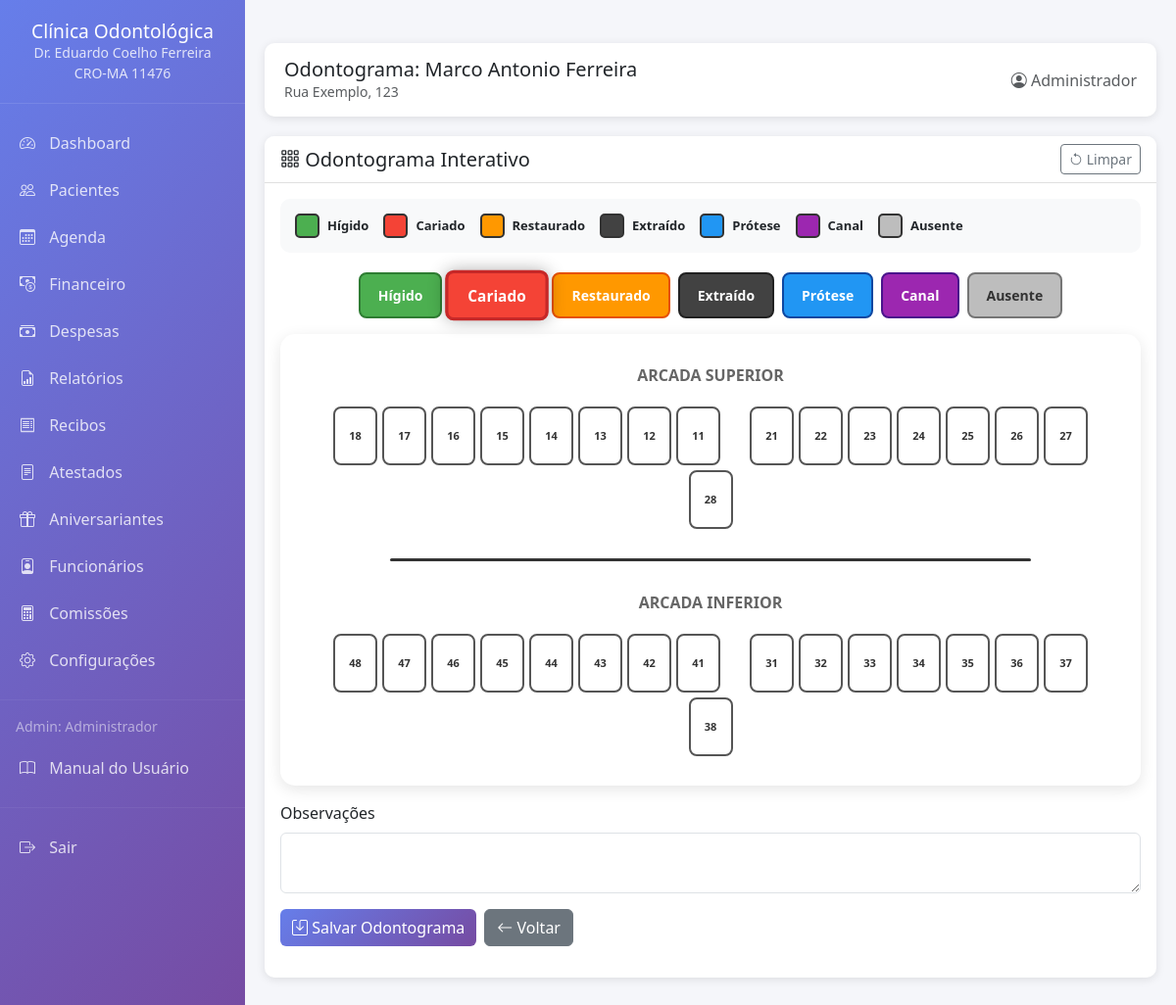
The page /odontograma/1 (signed in) on the database its author committed.
### app.py (models this page shows, shortened)
class ConfiguracaoClinica(db.Model):
    __tablename__ = 'configuracao_clinica'
    id = db.Column(db.Integer, primary_key=True)
    nome_clinica = db.Column(db.String(200), nullable=False)
    endereco = db.Column(db.String(300), nullable=False)
    cidade = db.Column(db.String(100))
    estado = db.Column(db.String(2))
    cep = db.Column(db.String(10))
    email = db.Column(db.String(120))
    telefone = db.Column(db.String(20))
    nome_doutor = db.Column(db.String(200))
    cro = db.Column(db.String(20))
    cpf_doutor = db.Column(db.String(14))       # NOVO
    cnpj_clinica = db.Column(db.String(18))      # NOVO
    inscricao_municipal = db.Column(db.String(20))  # NOVO
    iss_percentual = db.Column(db.Float, default=5.0)  # NOVO
    @staticmethod
    def get_configuracao():
        config = ConfiguracaoClinica.query.first()
        return config

class Usuario(UserMixin, db.Model):
    __tablename__ = 'usuarios'
    id = db.Column(db.Integer, primary_key=True)
    username = db.Column(db.String(80), unique=True, nullable=False)
    password_hash = db.Column(db.String(200), nullable=False)
    nome_completo = db.Column(db.String(200))
    email = db.Column(db.String(120))
    cargo = db.Column(db.String(50), default='Dentista')
    cro = db.Column(db.String(20))
    cpf = db.Column(db.String(14))
    especialidade = db.Column(db.String(100))
    comissao_percentual = db.Column(db.Float, default=0.0)
    ativo = db.Column(db.Boolean, default=True)
    data_cadastro = db.Column(db.DateTime, default=datetime.utcnow)
    agendamentos = db.relationship('Agendamento', backref='profissional', lazy=True)
    tratamentos = db.relationship('FichaTratamento', backref='profissional', lazy=True)
    def tem_permissao(self, modulo):
        permissoes = {
            'Admin': [
                'dashboard', 'pacientes', 'ficha_clinica', 'ficha_ortodontica',
                'ficha_tratamento', 'odontograma', 'orcamento', 'agenda',
                'atestados', 'historico', 'aniversariantes', 'financeiro',
                'configuracao', 'funcionarios', 'comissoes', 'arquivos',
                'editar_pacientes', 'deletar_pacientes', 'editar_tratamentos',
                'excluir_tratamentos', 'ver_financeiro', 'editar_configuracao'
            ],
            'Dentista': [
                'dashboard', 'pacientes', 'ficha_clinica', 'ficha_ortodontica',
                'ficha_tratamento', 'odontograma', 'orcamento', 'agenda',
                'atestados', 'historico', 'aniversariantes', 'arquivos',
                'editar_tratamentos'
            ],
            'Secretaria': [
                'dashboard', 'pacientes', 'ficha_clinica', 'agenda',
                'atestados', 'aniversariantes', 'arquivos',
                'editar_pacientes'
            ],
            'Auxiliar': [
                'dashboard', 'pacientes', 'agenda', 'arquivos'
            ]
        }
        return modulo in permissoes.get(self.cargo, [])

class Paciente(db.Model):
    __tablename__ = 'pacientes'
    id = db.Column(db.Integer, primary_key=True)
    nome = db.Column(db.String(200), nullable=False)
    cpf = db.Column(db.String(14), unique=True, nullable=False)
    data_nascimento = db.Column(db.Date, nullable=False)
    endereco = db.Column(db.String(300))
    celular = db.Column(db.String(20))
    email = db.Column(db.String(120))
    data_cadastro = db.Column(db.DateTime, default=datetime.utcnow)
    observacoes = db.Column(db.Text)
    ativo = db.Column(db.Boolean, default=True)
    fichas_tratamento = db.relationship('FichaTratamento', backref='paciente', lazy=True)
    agendamentos = db.relationship('Agendamento', backref='paciente', lazy=True)
    historico = db.relationship('HistoricoPaciente', backref='paciente', lazy=True)

### app.py (the view, shortened to what this page needs)
@app.route('/odontograma/<int:paciente_id>', methods=['GET', 'POST'])
@requer_permissao('odontograma')
def odontograma(paciente_id):
    config = ConfiguracaoClinica.get_configuracao()
    paciente = db.session.get(Paciente, paciente_id)
    if not paciente:
        flash('Paciente não encontrado!', 'error')
        return redirect(url_for('listar_pacientes'))
    odonto = Odontograma.query.filter_by(paciente_id=paciente_id).first()
    return render_template('odontograma.html', config=config, paciente=paciente, odonto=odonto)

### templates/odontograma.html (shortened to what this page needs)
﻿{% extends "base.html" %}
{% block header_title %}Odontograma: {{ paciente.nome }}{% endblock %}
{% block content %}
<div class="card">
    <div class="card-header d-flex justify-content-between align-items-center">
        <h5 class="mb-0">
            <i class="bi bi-grid-3x3-gap"></i> Odontograma Interativo
        </h5>
        <div>
            <button type="button" class="btn btn-outline-secondary btn-sm" onclick="resetarOdontograma()">
                <i class="bi bi-arrow-counterclockwise"></i> Limpar
            </button>
        </div>
    </div>
    <div class="card-body">
        <div class="legenda">
            <div class="legenda-item">
                <div class="legenda-cor higido"></div> Hígido
            </div>
            <div class="legenda-item">
                <div class="legenda-cor cariado"></div> Cariado
            </div>
            <div class="legenda-item">
                <div class="legenda-cor restaurado"></div> Restaurado
            </div>
            <div class="legenda-item">
                <div class="legenda-cor extraido"></div> Extraído
            </div>
            <div class="legenda-item">
                <div class="legenda-cor protese"></div> Prótese
            </div>
            <div class="legenda-item">
                <div class="legenda-cor canal"></div> Canal
            </div>
            <div class="legenda-item">
                <div class="legenda-cor ausente"></div> Ausente
            </div>
        </div>
        <div class="botoes-status mb-3" id="botoesStatus">
            <button type="button" class="btn-status higido" onclick="selecionarStatus('higido', this)">Hígido</button>
            <button type="button" class="btn-status cariado" onclick="selecionarStatus('cariado', this)">Cariado</button>
            <button type="button" class="btn-status restaurado" onclick="selecionarStatus('restaurado', this)">Restaurado</button>
            <button type="button" class="btn-status extraido" onclick="selecionarStatus('extraido', this)">Extraído</button>
            <button type="button" class="btn-status protese" onclick="selecionarStatus('protese', this)">Prótese</button>
            <button type="button" class="btn-status canal" onclick="selecionarStatus('canal', this)">Canal</button>
            <button type="button" class="btn-status ausente" onclick="selecionarStatus('ausente', this)">Ausente</button>
        </div>
        <form method="POST" id="formOdontograma">
            <div class="odontograma-container">
                <div class="boca">
                    <div style="text-align: center; font-weight: bold; color: #666;">ARCADA SUPERIOR</div>
                    <div class="arcada" id="arcadaSuperiorDireita">
                        {% for d in [18,17,16,15,14,13,12,11] %}
                        <div class="dente" id="dente_{{ d }}" onclick="clicarDente({{ d }})">
                            {{ d }}
                        </div>
                        {% endfor %}
                        <div style="width: 20px;"></div>
                        {% for d in [21,22,23,24,25,26,27,28] %}
                        <div class="dente" id="dente_{{ d }}" onclick="clicarDente({{ d }})">
                            {{ d }}
                        </div>
                        {% endfor %}
                    </div>
                    <div class="separador"></div>
                    <div style="text-align: center; font-weight: bold; color: #666;">ARCADA INFERIOR</div>
                    <div class="arcada" id="arcadaInferiorDireita">
                        {% for d in [48,47,46,45,44,43,42,41] %}
                        <div class="dente" id="dente_{{ d }}" onclick="clicarDente({{ d }})">
                            {{ d }}
                        </div>
                        {% endfor %}
                        <div style="width: 20px;"></div>
                        {% for d in [31,32,33,34,35,36,37,38] %}
                        <div class="dente" id="dente_{{ d }}" onclick="clicarDente({{ d }})">
                            {{ d }}
                        </div>
                        {% endfor %}
                    </div>
                </div>
            </div>
            <div class="mb-3 mt-3">
                <label class="form-label">Observações</label>
                <textarea class="form-control" name="observacoes" rows="2">{{ odonto.observacoes if odonto else '' }}</textarea>
            </div>
            <div class="d-flex gap-2">
                <button type="submit" class="btn btn-primary">
                    <i class="bi bi-save"></i> Salvar Odontograma
                </button>
                <a href="/pacientes/{{ paciente.id }}" class="btn btn-secondary">
                    <i class="bi bi-arrow-left"></i> Voltar
                </a>
            </div>
        </form>
    </div>
</div>
{% endblock %}

### templates/base.html (shortened to what this page needs)
﻿<!DOCTYPE html>
<html lang="pt-BR">
<head>
    <link href="https://cdn.jsdelivr.net/npm/bootstrap@5.3.0/dist/css/bootstrap.min.css" rel="stylesheet">
    <link href="https://cdn.jsdelivr.net/npm/bootstrap-icons@1.11.0/font/bootstrap-icons.css" rel="stylesheet">
    <link href="https://cdnjs.cloudflare.com/ajax/libs/font-awesome/6.4.0/css/all.min.css" rel="stylesheet">
</head>
<body>
    <div class="sidebar">
        <div class="logo">
            <h4>{{ config.nome_clinica }}</h4>
            <small>Dr. {{ config.nome_doutor }}</small>
            <br>
            <small>{{ config.cro }}</small>
        </div>
        <nav class="nav flex-column mt-3">
            <a class="nav-link {{ 'active' if request.endpoint == 'dashboard' }}" href="{{ url_for('dashboard') }}">
                <i class="bi bi-speedometer2"></i> Dashboard
            </a>
            {% if current_user.tem_permissao('pacientes') %}
            <a class="nav-link {{ 'active' if 'pacientes' in request.endpoint }}" href="{{ url_for('listar_pacientes') }}">
                <i class="bi bi-people"></i> Pacientes
            </a>
            {% endif %}
            {% if current_user.tem_permissao('agenda') %}
            <a class="nav-link {{ 'active' if request.endpoint == 'agenda' }}" href="{{ url_for('agenda') }}">
                <i class="bi bi-calendar3"></i> Agenda
            </a>
            {% endif %}
            {% if current_user.tem_permissao('ver_financeiro') %}
            <a class="nav-link {{ 'active' if 'financeiro' in request.endpoint }}" href="{{ url_for('financeiro') }}">
                <i class="bi bi-cash-coin"></i> Financeiro
            </a>
            {% endif %}
            {% if current_user.tem_permissao('ver_financeiro') %}
            <a class="nav-link {{ 'active' if 'despesas' in request.endpoint }}" href="{{ url_for('despesas') }}">
                <i class="bi bi-cash-stack"></i> Despesas
            </a>
            {% endif %}
            {% if current_user.tem_permissao('ver_financeiro') %}
            <a class="nav-link {{ 'active' if 'relatorios' in request.endpoint }}" href="{{ url_for('relatorios') }}">
                <i class="bi bi-file-earmark-bar-graph"></i> Relatórios
            </a>
            {% endif %}
			{% if current_user.tem_permissao('ver_financeiro') %}
			<a class="nav-link {{ 'active' if 'recibos' in request.endpoint }}" href="{{ url_for('recibos') }}">
				<i class="bi bi-receipt"></i> Recibos
			</a>
			{% endif %}
            {% if current_user.tem_permissao('atestados') %}
            <a class="nav-link {{ 'active' if request.endpoint == 'atestados' }}" href="{{ url_for('atestados') }}">
                <i class="bi bi-file-text"></i> Atestados
            </a>
            {% endif %}
            {% if current_user.tem_permissao('aniversariantes') %}
            <a class="nav-link {{ 'active' if request.endpoint == 'aniversariantes' }}" href="{{ url_for('aniversariantes') }}">
                <i class="bi bi-gift"></i> Aniversariantes
            </a>
            {% endif %}
            {% if current_user.tem_permissao('funcionarios') %}
            <a class="nav-link {{ 'active' if 'funcionarios' in request.endpoint or request.endpoint == 'relatorio_comissoes' }}" href="{{ url_for('listar_funcionarios') }}">
                <i class="bi bi-person-badge"></i> Funcionários
            </a>
            {% endif %}
            {% if current_user.tem_permissao('comissoes') %}
            <a class="nav-link {{ 'active' if request.endpoint == 'relatorio_comissoes' }}" href="{{ url_for('relatorio_comissoes') }}">
                <i class="bi bi-calculator"></i> Comissões
            </a>
            {% endif %}
            {% if current_user.tem_permissao('editar_configuracao') %}
            <a class="nav-link {{ 'active' if request.endpoint == 'configuracao' }}" href="{{ url_for('configuracao') }}">
                <i class="bi bi-gear"></i> Configurações
            </a>
			{% endif %}
            <hr class="my-3" style="border-color: rgba(255,255,255,0.2);">
            <div class="px-3 mb-2">
                <small class="text-white-50">{{ current_user.cargo }}: {{ current_user.nome_completo }}</small>
            </div>
            <a class="nav-link" href="https://github.com/mileac/clinica-odontologica/blob/main/MANUAL.md" target="_blank">
				<i class="bi bi-book"></i> Manual do Usuário
			</a>
			<hr class="my-3" style="border-color: rgba(255,255,255,0.2);">
			<a class="nav-link" href="{{ url_for('logout') }}">
				<i class="bi bi-box-arrow-right"></i> Sair
			</a>
        </nav>
    </div>
    <div class="main-content">
        <div class="header-bar d-flex justify-content-between align-items-center">
            <div>
                <h5 class="mb-0">{% block header_title %}{% endblock %}</h5>
                <small class="text-muted">{{ config.endereco }}</small>
            </div>
            <div>
                <span class="text-muted">
                    <i class="bi bi-person-circle"></i> {{ current_user.nome_completo }}
                </span>
            </div>
        </div>
        {% block content %}{% endblock %}
    </div>
</body>
</html>

### rows shown on the page
ConfiguracaoClinica: nome_clinica "Clínica Odontológica", nome_doutor "Eduardo Coelho Ferreira", cro "CRO-MA 11476", endereco "Rua Exemplo, 123"
Usuario: cargo "Admin", nome_completo "Administrador"
Paciente: nome "Marco Antonio Ferreira"

### other values the page prints
{{ d }} "18" "17" "16" "15" "14" "13" "12" "11"
{{ d }} "21" "22" "23" "24" "25" "26" "27" "28"
{{ d }} "48" "47" "46" "45" "44" "43" "42" "41"
{{ d }} "31" "32" "33" "34" "35" "36" "37" "38"
